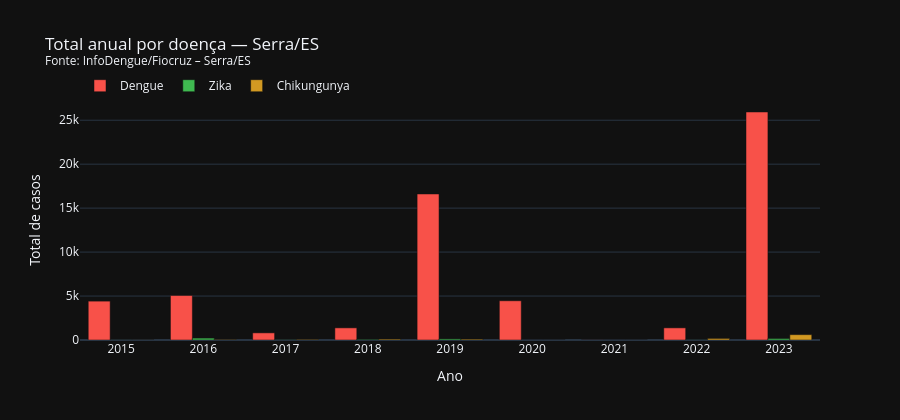

Notebook source saved alongside this figure:
### Markdown cell above
---
## Seção 4 · Total anual por doença (barras agrupadas)

### Code cell
df_anual = casos.groupby('ano')[DOENCAS].sum().reset_index()

fig_bar = go.Figure()
for d in DOENCAS:
    fig_bar.add_trace(go.Bar(
        x=df_anual['ano'],
        y=df_anual[d],
        name=d.capitalize(),
        marker_color=CORES[d],
    ))

fig_bar.update_layout(
    title=f'Total anual por doença — Serra/ES<br><sup>Fonte: {FONTE}</sup>',
    xaxis_title='Ano',
    yaxis_title='Total de casos',
    barmode='group',
    template='plotly_dark',
    legend=dict(orientation='h', y=1.12),
    height=420,
)
fig_bar.show()

### Figure 1 — Plotly figure (JSON) as saved in the notebook; plotly's stock layout.template omitted (floating-point values rounded to 4 significant figures)
{"data": [{"marker": {"color": "#f85149"}, "name": "Dengue", "type": "bar", "x": [2015, 2016, 2017, 2018, 2019, 2020, 2021, 2022, 2023], "y": [4420, 5060, 811, 1380, 16610, 4462, 8, 1380, 25936]}, {"marker": {"color": "#3fb950"}, "name": "Zika", "type": "bar", "x": [2015, 2016, 2017, 2018, 2019, 2020, 2021, 2022, 2023], "y": [6, 216, 18, 64, 124, 0, 0, 11, 169]}, {"marker": {"color": "#d29922"}, "name": "Chikungunya", "type": "bar", "x": [2015, 2016, 2017, 2018, 2019, 2020, 2021, 2022, 2023], "y": [5, 42, 62, 99, 93, 3, 3, 178, 607]}], "layout": {"barmode": "group", "height": 420, "legend": {"orientation": "h", "y": 1.12}, "title": {"text": "Total anual por doença — Serra/ES<br><sup>Fonte: InfoDengue/Fiocruz – Serra/ES</sup>"}, "xaxis": {"title": {"text": "Ano"}}, "yaxis": {"title": {"text": "Total de casos"}}}}
